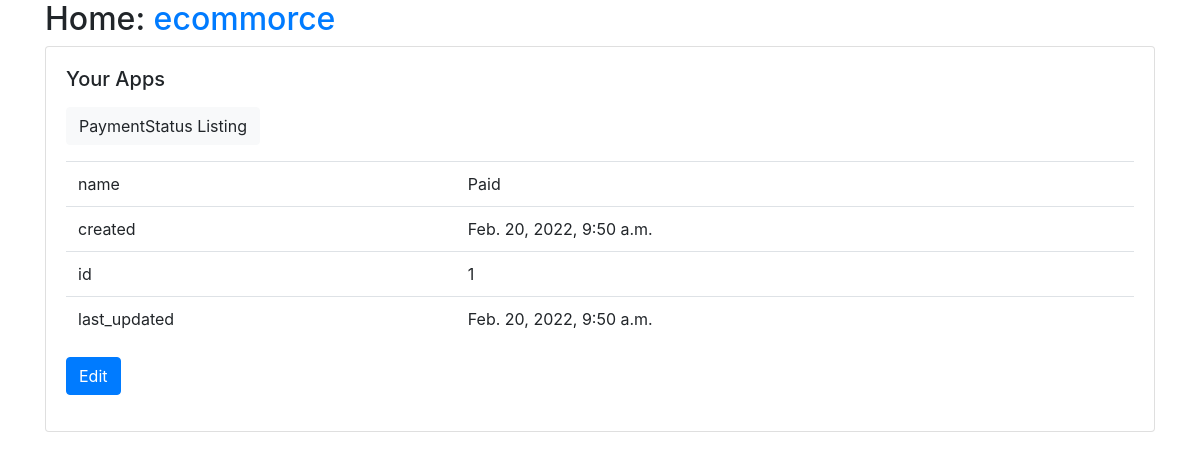
Page /Transaction/Transaction/PaymentStatus/detail/1/ on the committed database.
### Transaction/models.py (models this page shows, shortened)
class PaymentStatus(models.Model):
    name = models.CharField(max_length=30)
    created = models.DateTimeField(auto_now_add=True, editable=False)
    id = models.AutoField(primary_key=True)
    last_updated = models.DateTimeField(auto_now=True, editable=False)
    class Meta:
        pass
    def get_update_url(self):
        return reverse("Transaction_PaymentStatus_update", args=(self.id,))

### Transaction/views.py (the view)
# urls.py: path("Transaction/PaymentStatus/detail/<int:id>/", views.PaymentStatusDetailView.as_view(), name="Transaction_PaymentStatus_detail"),
class PaymentStatusDetailView(generic.DetailView):
    model = models.PaymentStatus
    form_class = forms.PaymentStatusForm
    pk_url_kwarg = "id"

### Transaction/templates/Transaction/paymentstatus_detail.html
{% extends "base.html" %}
{% load static %}
{% block content %}
<p>
    <a class="btn btn-light" href="{% url 'Transaction_PaymentStatus_list' %}">
    PaymentStatus Listing
    </a>
</p>
<table class="table">
    <tr><td>name</td><td>{{ object.name }}</td></tr>
    <tr><td>created</td><td>{{ object.created }}</td></tr>
    <tr><td>id</td><td>{{ object.id }}</td></tr>
    <tr><td>last_updated</td><td>{{ object.last_updated }}</td></tr>
</table>
<a class="btn btn-primary" href="{{object.get_update_url}}">Edit</a>
{% endblock %}

### rows in the picture
PaymentStatus: name "Paid", created "Feb. 20, 2022, 9:50 a.m.", id "1", last_updated "Feb. 20, 2022, 9:50 a.m."
